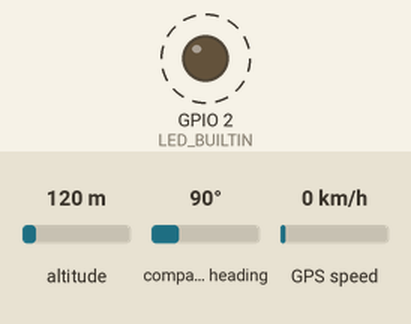
Bench run of a sketch on a simulated ESP32. On the bench: output pins drawn as LEDs (lit = HIGH). Dashed ring = blinking. Inputs (shaded band) come from the test bench; at power-on: altitude 120 m, compass heading 90°, GPS speed 0 km/h. The GPS gets a fix after 3 s at 37.7749, -122.4194 with 8 satellites; what the sketch prints to the serial monitor is not drawn.

Above: at 0.5 s.
Timing chart, 0 to 4.6 s (numbered marks = the images above):
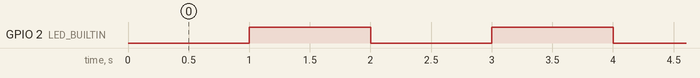

The sketch:

serial_GPS.ino
```cpp
#include <HardwareSerial.h>
#include <TinyGPS.h>

//hot start around 2-3 min

HardwareSerial tty(2);
TinyGPS gps;

void setup(void) {
  Serial.begin(115200);
  tty.begin(9600, SERIAL_8N1, 16, 17);
  Serial.println("Fun begins:");
  pinMode(LED_BUILTIN, OUTPUT);
}

float flat, flon;
unsigned long age, _date, _time, _age;
int lp_count=0;

void loop(void) {
   if (tty.available()){
      gps.encode(tty.read());
      gps.f_get_position(&flat, &flon, &age);
      gps.get_datetime(&_date, &_time, &_age);
      if (flat != TinyGPS::GPS_INVALID_F_ANGLE){
        Serial.print(flat == TinyGPS::GPS_INVALID_F_ANGLE ? 0.0 : flat, 6);Serial.print("N, ");
        Serial.print(flon == TinyGPS::GPS_INVALID_F_ANGLE ? 0.0 : flon, 6);Serial.print("E, ");
        Serial.print(gps.altitude()/100.0f);Serial.print(" meters"); // in cm originally
        Serial.print(",  Date:"); Serial.print(_date);
        Serial.print(",  Time:"); Serial.print(_time);
        Serial.print(",  N of sats:");  Serial.println(gps.satellites() == TinyGPS::GPS_INVALID_SATELLITES ? 0 : gps.satellites());
        digitalWrite(LED_BUILTIN, HIGH);
      }else{
        Serial.print("# sats:");Serial.println(gps.satellites() == TinyGPS::GPS_INVALID_SATELLITES ? 0 : gps.satellites());
        if ((lp_count%2)!=0){
          digitalWrite(LED_BUILTIN, HIGH);
        }else{
          digitalWrite(LED_BUILTIN, LOW);
        }
        lp_count++;
      }//gps data
    }//if tty
    delay(1000);
}
```

Measured:
- by itself, GPIO 2 (LED_BUILTIN): alternates HIGH for 1.0 s and LOW for 1.0 s
